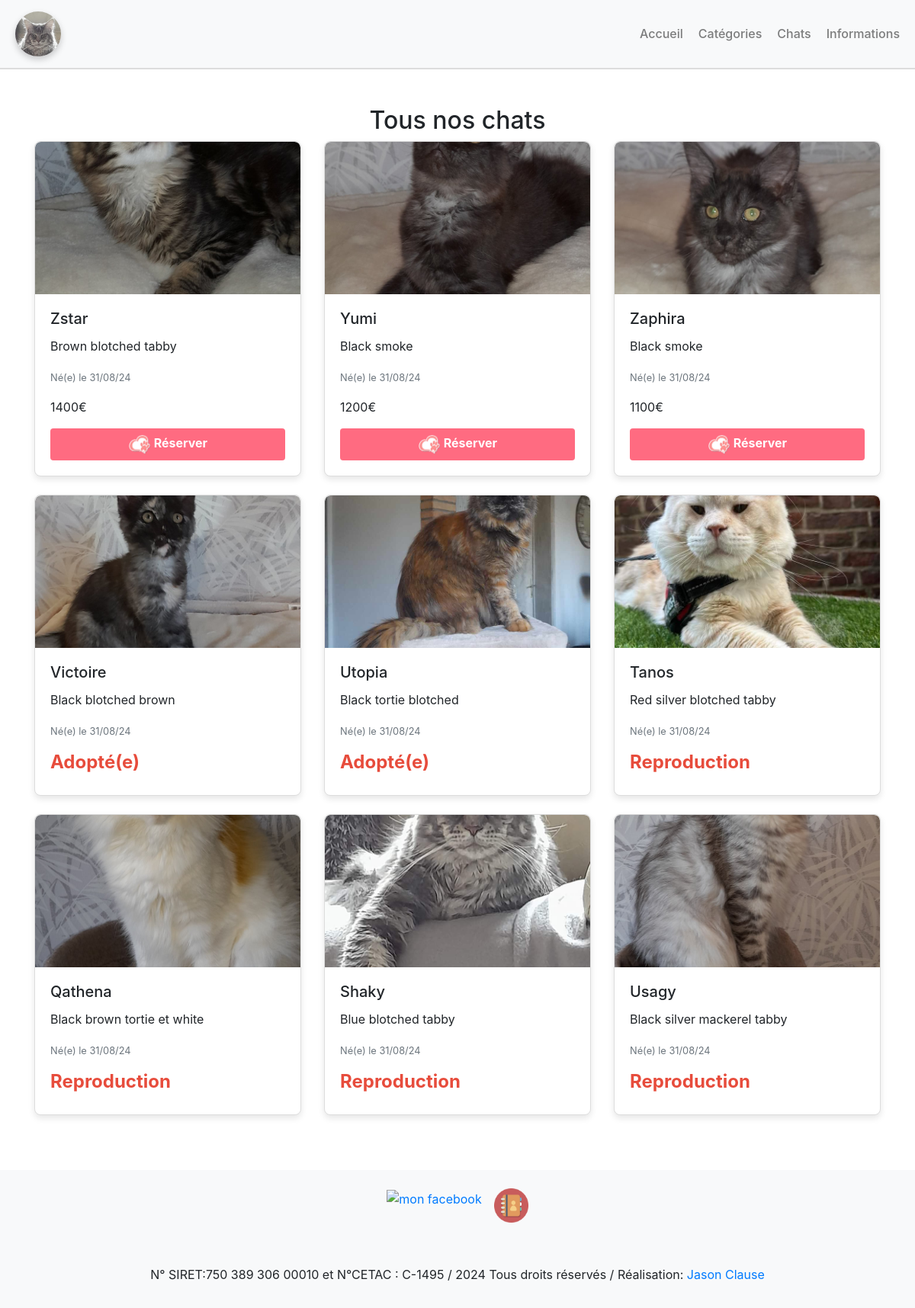
Page /chats.php on the committed database.
### tables this page shows
create table if not exists `grL_Chat`(
  `id` int unsigned not null auto_increment,
  `nom` varchar(50) not null,
  `description` text not null,
  `dateNaissance` date not null,
  `prix` smallint unsigned,
  `nom_image` varchar(255) not null,
  `categorie_id` smallint unsigned not null,
  `status` enum('disponible', 'réservé', 'adopté', 'reproduction') default 'disponible',
  `featured` boolean not null,
  `active` boolean not null,

  primary key(`id`),
  foreign key (`categorie_id`) references `grL_Categorie`(`id`)
);

### chats.php (the view)
<?php include('partials-front/menu.php') ?>
    <section class="py-5">
        <div class="container">
            <h2 class="text-center">Tous nos chats</h2>
            <div class="row" id="chat-list">
            <?php
                $sql2 = "SELECT * FROM grL_Chat WHERE active=1 ORDER BY status ASC";
                $res2 = mysqli_query($conn, $sql2);
                $count2 = mysqli_num_rows($res2);
                if ($count2 > 0) {
                    while ($row = mysqli_fetch_assoc($res2)) {
                        $id = $row['id'];
                        $nom = $row['nom'];
                        $description = $row['description'];
                        $dateNaissance = date("d/m/y", strtotime($row['dateNaissance']));
                        $prix = $row['prix'];
                        $nom_image = $row['nom_image'];
                        $status = $row['status'];
                        if ($status == 'adopté') {
                            $status_text = 'Adopté(e)';
                        } else {
                            $status_text = ucfirst($status);
                        }
            ?>
                    <div class="col-md-4 mb-4">
                        <div class="card h-100">
                            <div class="row no-gutters">
                                <div class="col-md-12">
                                    <?php if ($nom_image != ""): ?>
                                        <img src="<?php echo SITEURL; ?>images/chats/<?php echo $nom_image; ?>" class="card-img-top" alt="<?php echo $nom; ?>">
                                    <?php else: ?>
                                        <div class="card-body text-danger">Pas d'image ajoutée pour ce chat.</div>
                                    <?php endif; ?>
                                </div>
                            </div>
                            <div class="card-body">
                                <h5 class="card-title"><?php echo $nom; ?></h5>
                                <p class="card-text"><?php echo $description; ?></p>
                                <p class="card-text"><small class="text-muted">Né(e) le <?php echo $dateNaissance; ?></small></p>
                                <?php if ($status == 'adopté' || $status == 'reproduction'): ?>
                                    <h4 class="card-status"><?php echo $status_text; ?></h4>
                                <?php else: ?>
                                    <p class="card-text"><?php echo $prix; ?>€</p>
                                    <a href="<?php echo SITEURL; ?>commande.php?chat_id=<?php echo $id; ?>" class="btn btn-primary">
                                        <img src="<?php echo SITEURL; ?>images/sticker.png" style="width: 30px; height: 30px; vertical-align: middle;">
                                        Réserver
                                    </a>
                                <?php endif; ?>
                            </div>
                        </div>
                    </div>
            <?php
                    }
                } else {
                    echo "<div class='alert alert-danger'>Aucun chat trouvé.</div>";
                }
            ?>
            </div>
        </div>
    </section>
<?php include('partials-front/footer.php') ?>

### css/style.css (style rules this page uses)
.card { border: 1px solid #ddd; border-radius: 8px; box-shadow: 0 4px 8px rgba(0, 0, 0, 0.1); overflow: hidden; }
.card-img-top { border-top-left-radius: 8px; border-top-right-radius: 8px; object-fit: cover; height: 200px; }
.card-body { display: flex; flex-direction: column; justify-content: space-between; }
.card-status { color: #e74c3c; font-weight: bold; }
.btn-primary { background-color: #ff6b81; border: none; color: white; font-weight: bold; }

### rows in the picture
grl_chat: nom_image+nom (picture), nom "Zstar", description "Brown blotched tabby", dateNaissance "31/08/24", prix "1400"
grl_chat: nom_image+nom (picture), nom "Yumi", description "Black smoke", dateNaissance "31/08/24", prix "1200"
grl_chat: nom_image+nom (picture), nom "Zaphira", description "Black smoke", dateNaissance "31/08/24", prix "1100"
grl_chat: nom_image+nom (picture), nom "Victoire", description "Black blotched brown", dateNaissance "31/08/24", status "Adopté(e)"
grl_chat: nom_image+nom (picture), nom "Utopia", description "Black tortie blotched", dateNaissance "31/08/24", status "Adopté(e)"
grl_chat: nom_image+nom (picture), nom "Tanos", description "Red silver blotched tabby", dateNaissance "31/08/24", status "Reproduction"
grl_chat: nom_image+nom (picture), nom "Qathena", description "Black brown tortie et white", dateNaissance "31/08/24", status "Reproduction"
grl_chat: nom_image+nom (picture), nom "Shaky", description "Blue blotched tabby", dateNaissance "31/08/24", status "Reproduction"
grl_chat: nom_image (picture), nom "Usagy", description "Black silver mackerel tabby", dateNaissance "31/08/24", status "Reproduction"
